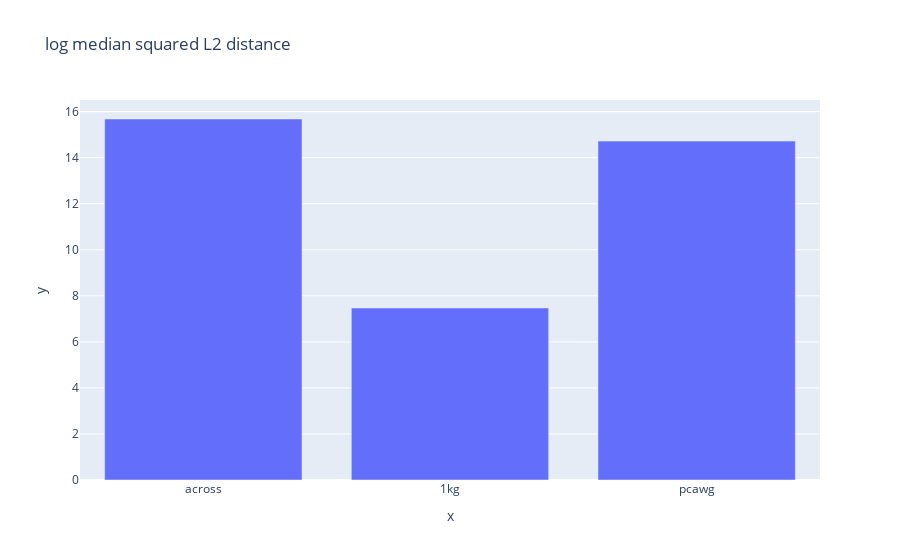

The code cell stored with this chart in its notebook:
### Code cell
# bar plot log medians
fig = px.bar(
    x=["across", "1kg", "pcawg"],
    y=np.log([med_sq_l2_across, med_sq_l2_1kg, med_sq_l2_pcawg]),
    title="log median squared L2 distance",
)
fig.show()

### Figure 1 — Plotly figure (JSON) as saved in the notebook; plotly's stock layout.template omitted (floating-point values rounded to 4 significant figures)
{"data": [{"alignmentgroup": "True", "hovertemplate": "x=%{x}<br>y=%{y}<extra></extra>", "legendgroup": "", "marker": {"color": "#636efa", "pattern": {"shape": ""}}, "name": "", "offsetgroup": "", "orientation": "v", "showlegend": false, "textposition": "auto", "type": "bar", "x": ["across", "1kg", "pcawg"], "xaxis": "x", "y": [15.68, 7.473, 14.72], "yaxis": "y"}], "layout": {"barmode": "relative", "legend": {"tracegroupgap": 0}, "title": {"text": "log median squared L2 distance"}, "xaxis": {"anchor": "y", "domain": [0, 1], "title": {"text": "x"}}, "yaxis": {"anchor": "x", "domain": [0, 1], "title": {"text": "y"}}}}
